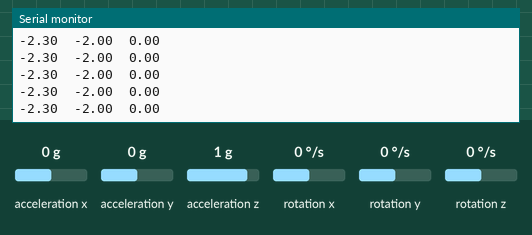
Recording of a sketch running on a simulated Arduino Uno, built with avr-gcc and run on an emulated ATmega328P. Parts: the last lines printed to the serial monitor. Wiring (inferred from the names in the program): MPU-6050 motion sensor at I2C address 0x68. Inputs (shaded band) come from the test bench; at power-on: acceleration x 0 g, acceleration y 0 g, acceleration z 1 g, rotation x 0 °/s, rotation y 0 °/s, rotation z 0 °/s.

Above: at 9.1 s.
9.2 s: acceleration x set to -1.4 g
At 9.22 s:
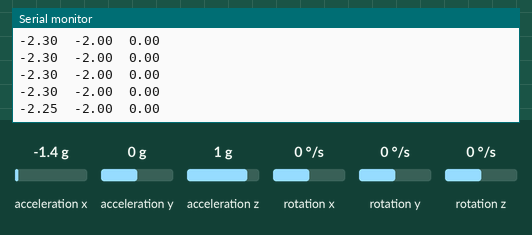
10.7 s: acceleration y set to -1.4 g
At 10.72 s:
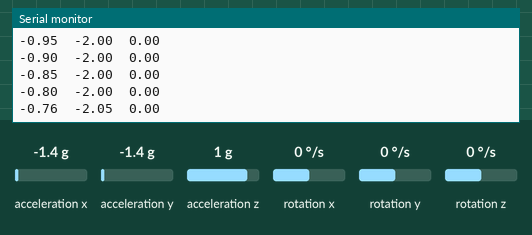
12.2 s: acceleration z set to -1.4 g
At 12.22 s:
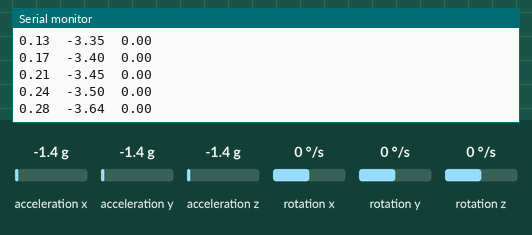
13.7 s: rotation x set to -192 °/s
At 13.72 s:
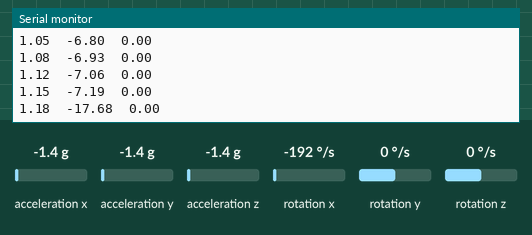
15.2 s: rotation y set to -192 °/s
At 15.22 s:
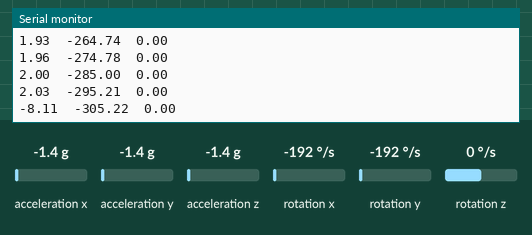
Timing chart, 0 to 17.7 s (numbered marks = the images above; inputs shaded):
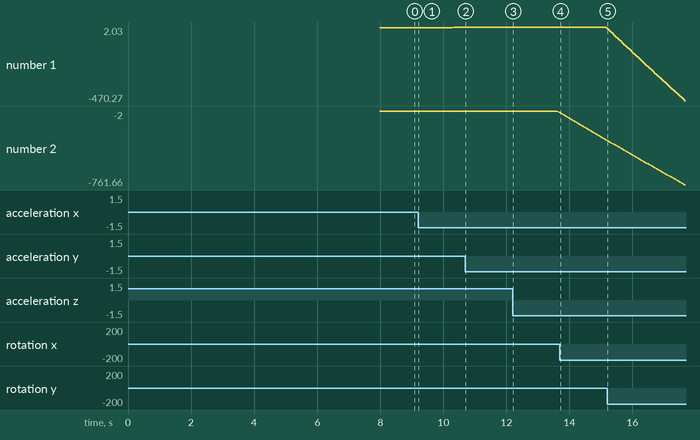

The sketch:

IMU_test.ino
```cpp
// MPU6050 GY-521 Test

#include <Wire.h>
#include <Math.h>

// sensor settings
static const float GYRO_SENSITIVITY = 65.5;     // +- 500 deg/s sensitivity
static const int16_t ACC_SENSITIVITY = 4096;    // +- 8g sensitivity

// sensor data
static int16_t gyroOffs[3];   // average gyro offset in each DOF
static int16_t gyro[3];       // raw gyro sensor values
static int16_t acc[3];        // converted values

// calculated data
static float angularVelocities[3];    // angular velocities derived from gyro readings
static float gyroAngles[3];           // angles derived from gyro readings
static float accAngles[3];            // angles derived from acc readings
static float angles[3];               // angles derived from gyro/acc fusion

// timekeeping
static float timeElapsed = 0.0;       // flight time elapsed
unsigned long previous_time = 0.0;    // last time of loop start
unsigned long current_time;           // current time of loop start
static float delta_t;                 // time between loops in sec

// indices
static const int X = 0, Y = 1, Z = 2;
static const int ROLL = 0, PITCH = 1, YAW = 2;

// register addresses
static const int MPU6050_addr = 0x68;   // I2C slave address of MPU-6050
static const int PWR_MGMT_1   = 0x6B;   // power register
static const int ACCEL_XOUT_H = 0x3B;   // first accelerometer data register
static const int GYRO_XOUT_H  = 0x43;   // first gyroscope data register
static const int GYRO_CONFIG  = 0x1B;   // gyroscope configuration register

// conversion
const float millis_to_seconds = 1E-3;   // convert milliseconds to seconds

static boolean startingGyroAnglesSet = false;

void setup() {
  Serial.begin(115200);
  Wire.begin();             // initiate Wire library
  scanI2CDevices();         // identify all connected devices that use I2C
  initializeIMU();          // power up, set sensitivities, and calculate gyro offset
}


void loop() {
  // TODO: achieve more accuracy with gyro angle measurement

  // timekeeping
  current_time = millis();
  if(previous_time == 0.0)    // if first iteration of loop
    delta_t = 0.0;
  else
    delta_t = (current_time - previous_time) * millis_to_seconds;
  timeElapsed += delta_t;

  // get the raw gyro and acc values from the IMU
  getIMURegisterData();

  /*
  * PERFORM CALCULATIONS FROM GYRO
  */
  // convert from integer to angular velocity in deg/s
  angularVelocities[ROLL] = ((float) gyro[Y]) / GYRO_SENSITIVITY;
  angularVelocities[PITCH] = ((float) gyro[X]) / GYRO_SENSITIVITY;
  angularVelocities[YAW] = ((float) gyro[Z]) / GYRO_SENSITIVITY;

//  if(angularVelocities[ROLL] < 0.5 && angularVelocities[ROLL] > -0.5) {
//    angularVelocities[ROLL] = 0.0;
//  }
//  if(angularVelocities[PITCH] < 0.5 && angularVelocities[PITCH] > -0.5) {
//    angularVelocities[PITCH] = 0.0;
//  }
//  if(angularVelocities[YAW] < 0.5 && angularVelocities[YAW] > -0.5) {
//    angularVelocities[YAW] = 0.0;
//  }

  // integrate to obtain roll, pitch, and yaw values
  angles[ROLL] += angularVelocities[ROLL] * delta_t;
  angles[PITCH] += angularVelocities[PITCH] * delta_t;
  angles[YAW] += angularVelocities[YAW] * delta_t;

  // accomodate for yaw
  angles[ROLL] -= angles[PITCH] * sin(angularVelocities[YAW] * delta_t * 0.01744);
  angles[PITCH] += angles[ROLL] * sin(angularVelocities[YAW] * delta_t * 0.01744);

  /*
  * PERFORM CALCULATIONS FROM ACCEL
  */
  // convert from integer to g
  float accX_g = ((float) acc[X])/ACC_SENSITIVITY;
  float accY_g = ((float) acc[Y])/ACC_SENSITIVITY;
  float accZ_g = ((float) acc[Z])/ACC_SENSITIVITY;
  const float acc_PITCH_radians  = atan2(accY_g, accZ_g);
  const float acc_ROLL_radians = atan2(-accX_g, sqrt((accY_g*accY_g) + (accZ_g*accZ_g)));

  accAngles[ROLL] = acc_ROLL_radians * RAD_TO_DEG;
  accAngles[PITCH] = acc_PITCH_radians * RAD_TO_DEG;

  accAngles[ROLL] -= 2.3;
  accAngles[PITCH] -= 2.0;

  /*
  * PERFORM FUSION CALCULATION
  */
  if(startingGyroAnglesSet) {
    // use complementary filter to fuse readings
    angles[ROLL] = (0.999*angles[ROLL]) + (0.001*accAngles[ROLL]);
    angles[PITCH] = (0.999*angles[PITCH]) + (0.001*accAngles[PITCH]);
  } else {
    // accomodate for any starting angular offset due to unlevel surface
    angles[ROLL] = accAngles[ROLL];
    angles[PITCH] = accAngles[PITCH];
    startingGyroAnglesSet = true;
  }

  plot3Angles(angles[ROLL], angles[PITCH], angles[YAW]);


  /*
   * PRINT OUTPUT
   */
  //plotAngles();
  //Serial.print(timeElapsed);  Serial.print("\t");
//  plot3Angles(accAngles[ROLL], accAngles[PITCH], accAngles[YAW]);
//  plot3Angles(gyroAngles[ROLL], gyroAngles[PITCH], gyroAngles[YAW]);
//  plot3Angles(angularVelocities[ROLL], angularVelocities[PITCH], angularVelocities[YAW]);
//  plot3Angles(gyro[ROLL], gyro[PITCH], gyro[YAW]);
//  plot3Angles(angles[ROLL], angles[PITCH], angles[YAW]);
//  plot2Angles(angles[ROLL], angles[PITCH]);
  previous_time = current_time;
  delay(50);
}

void initializeIMU() {

  // power up the MPU-6050
  Wire.beginTransmission(MPU6050_addr);
  Wire.write(PWR_MGMT_1);   // PWR_MGMT_1 register
  Wire.write(0x09);         // wake-up MPU-6050 when set to 9 and disable temp. sensor
  Wire.endTransmission();

  Wire.beginTransmission(MPU6050_addr);
  Wire.write(GYRO_CONFIG);

  // set the sensitivity of the gyro:
  byte FS_SEL_1 = B00001000;              // +/- 500 deg/s sensitivity
  Wire.write(FS_SEL_1);

  // set the sensitivity of the accelerometer:
  byte AFS_SEL_0 = B00010000;             // +/- 2g sensitivity
  Wire.write(AFS_SEL_0);
  Wire.endTransmission(true);

  readAndPrintMPURegister(GYRO_CONFIG, 2); // print the contents of GYRO_CONFIG and ACCEL_CONFIG
  calculateGyroOffset();  // calculate average error offset from gyro reading
}

void getIMURegisterData() {
  // initialize data transmission
  Wire.beginTransmission(MPU6050_addr);

  Wire.write(ACCEL_XOUT_H);                 // begin reading at this register
  Wire.endTransmission(false);
  Wire.requestFrom(MPU6050_addr, 14, true); // request 14 registers for read access

  // read accelerometer registers
  acc[X] = Wire.read()<<8|Wire.read();      // 0x3B (ACCEL_XOUT_H) & 0x3B (ACCEL_XOUT_L)
  acc[Y] = Wire.read()<<8|Wire.read();      // 0x3D (ACCEL_YOUT_H) & 0x3E (ACCEL_YOUT_L)
  acc[Z] = Wire.read()<<8|Wire.read();      // 0x3F (ACCEL_ZOUT_H) & 0x40 (ACCEL_ZOUT_L)

  // skip the 2 temperature registers
  Wire.read()<<8|Wire.read();

  // read gyroscope registers
  gyro[X] = Wire.read()<<8|Wire.read();     // 0x43 (GYRO_XOUT_H)  & 0x44 (GYRO_XOUT_L)
  gyro[Y] = Wire.read()<<8|Wire.read();     // 0x45 (GYRO_YOUT_H)  & 0x46 (GYRO_YOUT_L)
  gyro[Z] = Wire.read()<<8|Wire.read();     // 0x47 (GYRO_ZOUT_H)  & 0x48 (GYRO_ZOUT_L)

  // subtract the calibration offsets
  gyro[X] -= gyroOffs[X];
  gyro[Y] -= gyroOffs[Y];
  gyro[Z] -= gyroOffs[Z];
}

// take the average of the first 2000 gyroscope readings
void calculateGyroOffset() {
  Serial.println("Initializing gyroscope calibration...");

  long rawGyroX = 0, rawGyroY = 0, rawGyroZ = 0;
  const int calibrationIterations = 2000;
  int percent = 0;

  // calculate offsets
  for(int i = 0; i < calibrationIterations; i++) {
    if(i % (calibrationIterations/10) == 0) {
      percent += 10;
      Serial.print(percent); Serial.println("%");
    }
    Wire.beginTransmission(MPU6050_addr);
    Wire.write(GYRO_XOUT_H);                    // begin reading at first gyro register
    Wire.endTransmission(false);
    Wire.requestFrom(MPU6050_addr, 6, true);    // request all 6 gyro registers

    // read gyroscope registers
    rawGyroX += Wire.read()<<8|Wire.read();     // 0x43 (GYRO_XOUT_H)  & 0x44 (GYRO_XOUT_L)
    rawGyroY += Wire.read()<<8|Wire.read();     // 0x45 (GYRO_YOUT_H)  & 0x46 (GYRO_YOUT_L)
    rawGyroZ += Wire.read()<<8|Wire.read();     // 0x47 (GYRO_ZOUT_H)  & 0x48 (GYRO_ZOUT_L)
    delay(3);
  }

  Serial.println("gyroscope calibration values collected!");

  gyroOffs[X] = (float)(rawGyroX) / calibrationIterations;
  gyroOffs[Y] = (float)(rawGyroY) / calibrationIterations;
  gyroOffs[Z] = (float)(rawGyroZ) / calibrationIterations;

  // print the averages
  Serial.print("rawGyroX: "); Serial.println((float)(gyroOffs[X]) / GYRO_SENSITIVITY);
  Serial.print("rawGyroY: "); Serial.println((float)(gyroOffs[Y])/ GYRO_SENSITIVITY);
  Serial.print("rawGyroZ: "); Serial.println((float)(gyroOffs[Z]) / GYRO_SENSITIVITY);
}

/* HELPERS */
void scanI2CDevices() {
  Serial.println("Scanning for I2C devices...");
  byte error, address;
  int numDevices = 0;

  for(address = 1; address < 127; address++) {
    Wire.beginTransmission(address);
    error = Wire.endTransmission();

    if(error == 0) {
      Serial.print("I2C device found at address 0x");
      if(address < 16)
        Serial.print("0");
      Serial.println(address, HEX);
      numDevices++;
    } else if(error == 4) {
      Serial.print("Unknown error at address 0x");
      if(address < 16)
        Serial.print("0");
      Serial.println(address, HEX);
    }
  }

  if(numDevices == 0)
    Serial.println("No I2C devices found.\n");
  else
    Serial.println("Finished scanning I2C devices.\n");
}

void readAndPrintMPURegister(const int startingRegisterNumber, const int numRegisters) {
  Serial.print("<Register dump>: "); Serial.print(numRegisters);
  Serial.print(" register(s), starting at 0x"); Serial.println(startingRegisterNumber, HEX);

  // queue the registers for reading
  Wire.beginTransmission(MPU6050_addr);
  Wire.write(startingRegisterNumber);    // select register
  Wire.endTransmission();

  // read requested registers
  Wire.requestFrom(MPU6050_addr, numRegisters, true); // request read from 2 registers
  for(int i = 0; i < numRegisters; i++) {
    byte REGISTER_VALUE = Wire.read();
    Serial.print("Register 0x"); Serial.print(startingRegisterNumber+i, HEX);
    Serial.print(":\t");  Serial.println(REGISTER_VALUE);
  }
  Serial.println();
}


/* PRINT FUNCTIONS */
void plot2Angles(float a1, float a2) {
  Serial.print(a1);
  Serial.print("\t"); Serial.println(a2);
}

void plot3Angles(float a1, float a2, float a3) {
  Serial.print(a1);
  Serial.print("\t"); Serial.print(a2);
  Serial.print("\t"); Serial.println(a3);
}

void printElapsedFlightTime() {
  Serial.print(timeElapsed);  Serial.println("s");;
}
```

Measured:
- after the input at 9.2 s, the serial monitor: prints a new line at once (image 1)
- after the input at 10.7 s, the serial monitor: prints a new line at once (image 2)
- plotted number 1: -2.3 → -0.8 after the input at 9.2 s, -0.8 → 0.24 after the input at 10.7 s
- plotted number 2: -2 → -3.5 after the input at 10.7 s
